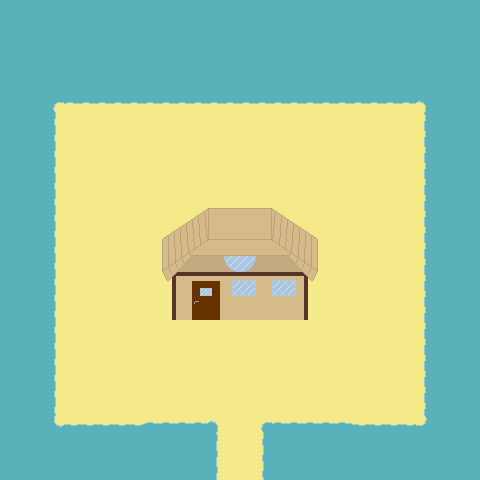

This is a level from a 2D game, rendered from its Tiled map with the project's own tilesets. A one-line summary and the map file follow, with tile-layer data summarised:
An orthogonal 30x30 tile map with 16x16 px tiles, 4 tile layers (ground, water, decor_down, decor_up), 3 tilesets and 15 objects (9x collision, Spawn, Home_exit, Home_enter, Atlantis_north_enter, ...).

<map version="1.9" tiledversion="1.9.2" orientation="orthogonal" renderorder="right-down" width="30" height="30" tilewidth="16" tileheight="16" infinite="0" nextlayerid="7" nextobjectid="22">
 <tileset firstgid="1" source="../Ground.tsx" />
 <tileset firstgid="181" source="../Home.tsx" />
 <tileset firstgid="251" source="../Water.tsx" />
 <layer id="1" name="ground" width="30" height="30">
  <data>[900 cells, 900 non-empty, 1 distinct tile ids]</data>
 </layer>
 <layer id="6" name="water" width="30" height="30">
  <data>[900 cells, 474 non-empty, 14 distinct tile ids]</data>
 </layer>
 <layer id="2" name="decor_down" width="30" height="30">
  <data>[900 cells, 28 non-empty, 28 distinct tile ids]</data>
 </layer>
 <layer id="3" name="decor_up" width="30" height="30">
  <data>[900 cells, 42 non-empty, 42 distinct tile ids]</data>
 </layer>
 <objectgroup id="4" name="Objects">
  <object id="1" name="Spawn" x="400" y="400">
   <point />
  </object>
  <object id="2" name="collision" x="172" y="256" width="136" height="55" />
  <object id="3" name="Home_exit" x="192" y="336">
   <point />
  </object>
  <object id="4" name="Home_enter" x="192" y="281" width="28" height="30" />
  <object id="9" name="collision" x="436" y="80" width="16" height="368" />
  <object id="11" name="collision" x="28" y="80" width="16" height="368" />
  <object id="12" name="collision" x="48" y="76" width="384" height="16" />
  <object id="16" name="collision" x="48" y="432" width="160" height="16" />
  <object id="17" name="collision" x="272" y="432" width="160" height="16" />
  <object id="18" name="collision" x="192" y="448" width="16" height="32" />
  <object id="19" name="collision" x="272" y="448" width="16" height="32" />
  <object id="20" name="Atlantis_north_enter" x="208" y="479" width="64" height="1" />
  <object id="21" name="collision" x="208" y="479" width="64" height="1" />
 </objectgroup>
 <objectgroup id="5" name="NPCs_path">
  <object id="5" name="Honey_path1" x="176" y="128" width="16" height="16" />
  <object id="6" name="Honey_path2" x="336" y="128" width="16" height="16" />
 </objectgroup>
</map>
